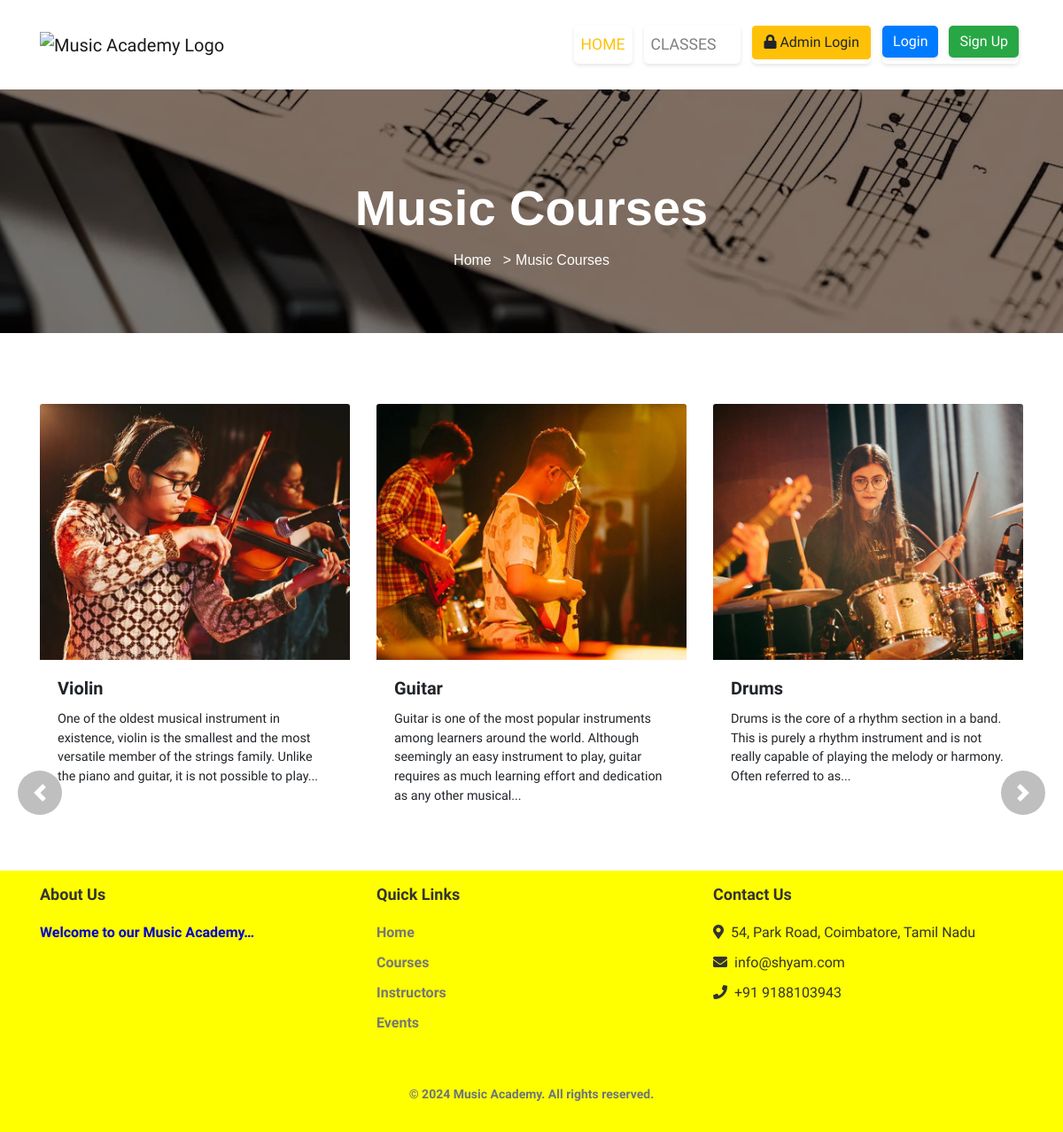
/classes.php, run on the app's committed database.
### tables this page shows
CREATE TABLE `images` (
  `image_id` int(11) NOT NULL,
  `image_name` varchar(255) DEFAULT NULL,
  `image_path` varchar(255) DEFAULT NULL,
  `image_status` enum('Active','Jumbotron','Inactive') DEFAULT NULL
);

CREATE TABLE `courses` (
  `course_id` int(11) NOT NULL,
  `course_name` varchar(255) NOT NULL,
  `course_desc` longtext NOT NULL,
  `course_img` varchar(255) NOT NULL,
  `course_icon` varchar(255) NOT NULL,
  `course_status` enum('Active','Inactive') NOT NULL
);

### classes.php (the view, shortened to what this page needs)
<?php
require_once 'includes/config.php';
$query_jumbotron = "SELECT * FROM images WHERE image_name = 'Jumbotron 1' AND image_status = 'Jumbotron'";
$stmt_jumbotron = $db->query($query_jumbotron);
if ($stmt_jumbotron) {
   $jumbotron_image = $stmt_jumbotron->fetch(PDO::FETCH_ASSOC);
} else {
   echo "Error: Unable to fetch jumbotron image from the database";
   die();
}
$query_courses = "SELECT * FROM courses";
$stmt_courses = $db->query($query_courses);
if ($stmt_courses) {
   $courses = $stmt_courses->fetchAll(PDO::FETCH_ASSOC);
} else {
   echo "Error: Unable to fetch courses from the database";
   die();
}
?>
<?php require_once 'includes/header.php'; ?>
<div class="jumbotron jumbotron-fluid" style="background-image: url('<?php echo 'admin/getForms/img/' . $jumbotron_image['image_path']; ?>');">
   <div class="container">
       <h1 class="display-4">Music Courses</h1>
       <nav aria-label="breadcrumb">
           <ol class="breadcrumb">
               <li class="breadcrumb-item"><a href="<?php echo URL; ?>/index.php">Home</a></li>
               <li class="breadcrumb-item active" aria-current="page">Music Courses</li>
           </ol>
       </nav>
   </div>
</div>
<main class="custom-main">
   <div class="container mt-5">
       <div id="carouselExampleControls" class="carousel slide" data-ride="carousel">
           <div class="carousel-inner">
               <?php $active = true; ?>
               <?php for ($i = 0; $i < count($courses); $i += 3): ?>
                   <div class="carousel-item <?php echo $active ? 'active' : ''; ?>">
                       <div class="row">
                           <?php for ($j = $i; $j < $i + 3 && $j < count($courses); $j++): ?>
                               <div class="col-md-4 animated fadeInUp">
                                   <div class="class-card">
                                       <a href="course_details.php?course_id=<?php echo $courses[$j]['course_id']; ?>">
                                           <img src="imgFolder/<?php echo $courses[$j]['course_icon']; ?>" class="card-img-top" alt="<?php echo $courses[$j]['course_name']; ?>">
                                       </a>
                                       <div class="card-body">
                                           <h5 class="card-title"><?php echo $courses[$j]['course_name']; ?></h5>
                                           <p class="card-text"><?php echo truncate_words($courses[$j]['course_desc'], 32); ?></p>
                                       </div>
                                   </div>
                               </div>
                           <?php endfor; ?>
                       </div>
                   </div>
                   <?php $active = false; ?>
               <?php endfor; ?>
           </div>
       </div>
       <a class="carousel-control-prev" href="#carouselExampleControls" role="button" data-slide="prev">
           <span class="carousel-control-prev-icon" aria-hidden="true"></span>
       </a>
       <a class="carousel-control-next" href="#carouselExampleControls" role="button" data-slide="next">
           <span class="carousel-control-next-icon" aria-hidden="true"></span>
       </a>
   </div>
</main>
<?php require_once 'includes/footer.php'; ?>
<?php
function truncate_words($string, $word_limit) {
   $words = explode(' ', $string);
   if (count($words) > $word_limit) {
       return implode(' ', array_slice($words, 0, $word_limit)) . '...';
   } else {
       return $string;
   }
}
?>

### styles/style.css (style rules this page uses)
.class-card { margin-bottom: 30px; }
.class-card img { width: 100%; height: auto; }
.card-title { font-weight: bold; }
.card-text { font-size: 0.9rem; }
.carousel-control-prev, .carousel-control-next { position: absolute; top: 70%; transform: translateY(-50%); width: 50px; height: 50px; border-radius: 50%; background-color: rgba(0, 0, 0, 0.5); color: white; text-align: center; line-height: 50px; font-size: 20px; transition: background-color 0.3s; }
.carousel-control-prev { left: 20px; }
.carousel-control-next { right: 20px; }
.jumbotron { position: relative; background-size: cover; background-position: center; padding: 100px 0; text-align: center; z-index: 1; }
.jumbotron::before { content: ''; position: absolute; top: 0; left: 0; width: 100%; height: 100%; background-color: rgba(0, 0, 0, 0.5); z-index: -1; }
.jumbotron h1 { font-size: 3.5rem; font-weight: bold; font-family: "Century Gothic", sans-serif; color: #fff; position: relative; z-index: 2; }
.breadcrumb { position: absolute; bottom: 70px; left: 50%; transform: translateX(-50%); background-color: transparent; padding: 0; margin: 0; }
.breadcrumb-item a { color: #fff; font-family: "Century Gothic", sans-serif; }
.breadcrumb-item.active { color: #fff; font-family: "Century Gothic", sans-serif; }
.breadcrumb-item + .breadcrumb-item::before { content: ">"; color: #fff; padding: 0 5px; }
.custom-body { display: flex; flex-direction: column; min-height: 100vh; font-family: 'Didact Gothic', sans-serif; }
.custom-main { flex: 1; }

### data on the page
images: image_path (picture)
courses: course_icon (picture), course_name "Violin", course_desc "One of the oldest musical instrument in existence, violin is the smallest and the most versatile member of the strings family. Unlike the piano and guitar, it is not possible to play..."
courses: course_icon (picture), course_name "Guitar", course_desc "Guitar is one of the most popular instruments among learners around the world. Although seemingly an easy instrument to play, guitar requires as much learning effort and dedication as any other musical..."
courses: course_icon (picture), course_name "Drums", course_desc "Drums is the core of a rhythm section in a band. This is purely a rhythm instrument and is not really capable of playing the melody or harmony. Often referred to as..."
